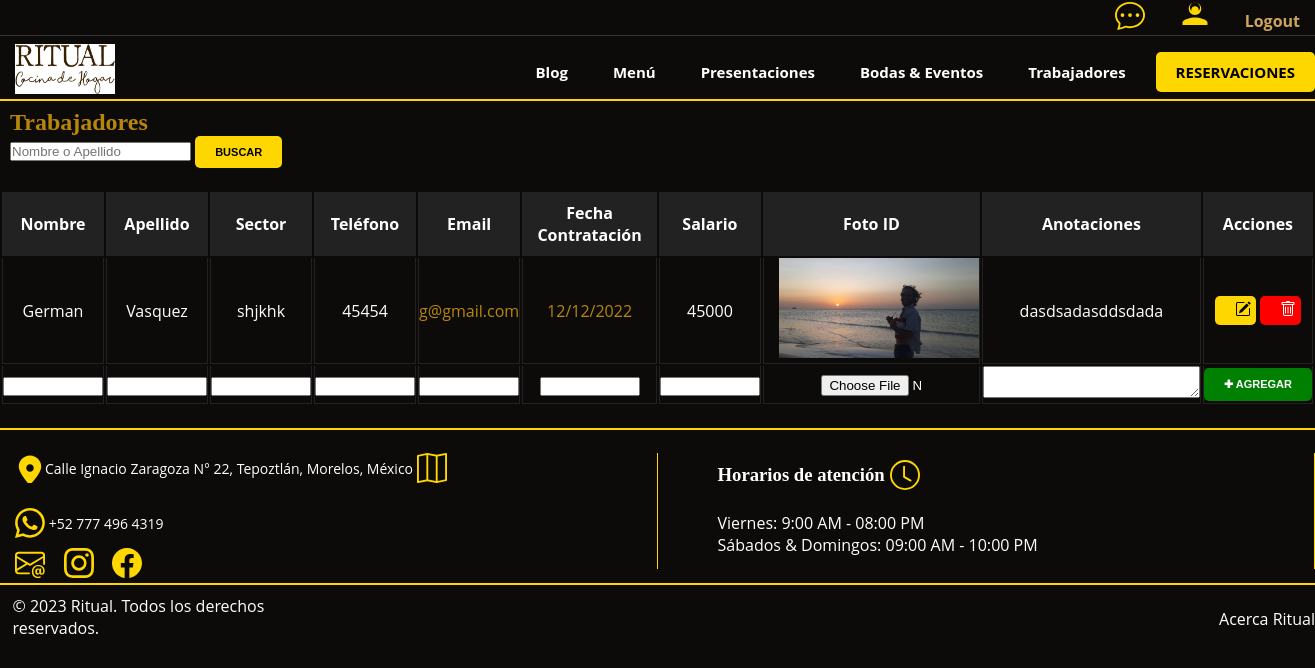
The page /trabajadores/ (signed in) on the database as committed earlier.
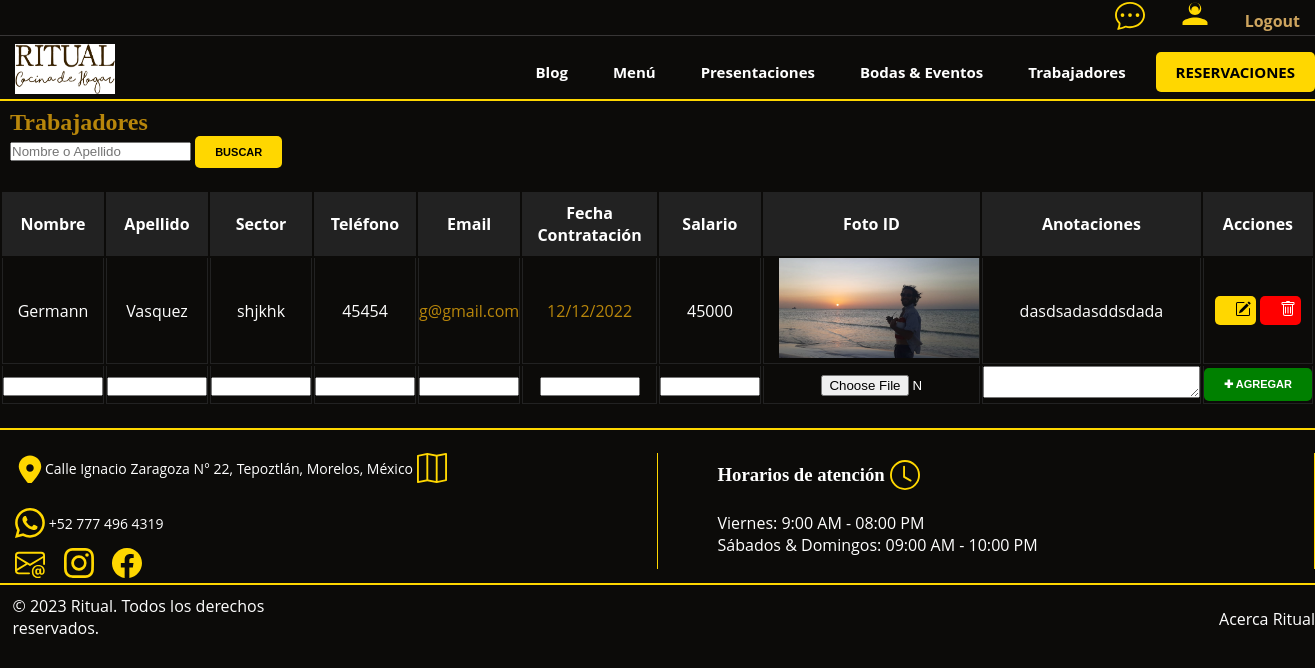
The same page on the database as committed later.
### AppRitual/models.py (models this page shows, shortened)
class Trabajadore(models.Model):
    nombre = models.CharField(max_length=40)
    apellido = models.CharField(max_length=40)
    sector = models.CharField(max_length=20)
    telefono = models.CharField(max_length=10, verbose_name="Teléfono")
    email = models.EmailField()
    fechaContratacion = models.DateField(verbose_name="Fecha Contratación")
    salario = models.IntegerField()
    foto_id = models.ImageField(upload_to='fotos_id', blank=True) # Campo no obligatorio para agilizar el proceso, ya que es una app de prueba. (La foto todavía no se visualiza)
    anotaciones = models.TextField(blank=True, verbose_name="Anotaciones (opcionales)")

### AppRitual/views.py (the view)
# urls.py: path('trabajadores/', trabajadores, name='trabajadores'),
@login_required()
def trabajadores(request):
    Trabajadores = Trabajadore.objects.all()
    miTrabajador = trabajadorFormularios()
    if request.GET:
        nombre = request.GET["nombre"]
        Trabajadores = Trabajadore.objects.filter(nombre__icontains=nombre)
        if not Trabajadores:
            Trabajadores = Trabajadore.objects.filter(apellido__icontains=nombre)
    return render(request, "trabajadores.html", {"Trabajadores": Trabajadores, "miTrabajador": miTrabajador})

### AppRitual/forms.py
class trabajadorFormularios(forms.ModelForm):
    class Meta:
        model = Trabajadore
        fields = '__all__'
        widgets = {
            'nombre': forms.TextInput(attrs={'class': 'formInput'}),
            'apellido': forms.TextInput(attrs={'class': 'formInput'}),
            'sector': forms.TextInput(attrs={'class': 'formInput'}),
            'telefono': forms.TextInput(attrs={'class': 'formInput'}),
            'email': forms.EmailInput(attrs={'class': 'formInput'}),
            'fechaContratacion': forms.DateInput(attrs={'class': 'formInput'}),
            'salario': forms.NumberInput(attrs={'class': 'formInput'}),
            'foto_id': forms.FileInput(attrs={'class': 'formInput'}),
            'anotaciones': forms.Textarea(attrs={'rows': 2, 'cols': 25}),
        }

### AppRitual/templates/trabajadores.html (shortened to what this page needs)
<!DOCTYPE html>
<html lang="en">
<head>
    {% extends "AppRitual/templatePadre.html" %}
    {% load static %}
    {% block getTrabajadores %}
        <div style="margin-left: 10px;">
        <h1 style="color: #b8860b;">Trabajadores</h1>
            <form action="" method="GET">
                <input placeholder="Nombre o Apellido" type="text" name="nombre" id="nombre" required>
                <input type="submit" value="Buscar" style="background-color: #ffd700; color: black; padding: 10px 20px; border-radius: 5px; font-size: 11px; font-weight: bold; text-transform: uppercase; border: none; cursor: pointer;">
            </form>
            <br>
        </div>
        <table id="tableTrabajadores">
            <thead id="tituloTablaTrabajadores">
                <th>Nombre</th>
                <th>Apellido</th>
                <th>Sector</th>
                <th>Teléfono</th>
                <th>Email</th>
                <th>Fecha Contratación</th>
                <th>Salario</th>
                <th>Foto ID</th>
                <th>Anotaciones</th>
                <th>Acciones</th>
            </thead>
            {% for trabajador in Trabajadores %}
                <tr>
                    <td>{{ trabajador.nombre }}</td>
                    <td>{{ trabajador.apellido }}</td>
                    <td>{{ trabajador.sector}}</td>
                    <td>{{ trabajador.telefono}}</td>
                    <td><span style="color: #b8860b;">{{ trabajador.email }}</span></td>
                    <td><span style="color: #b8860b;">{{ trabajador.fechaContratacion|date:"d/m/Y" }}</span></td>
                    <td>{{ trabajador.salario }}</td>
                    <td>
                      <a href="{{ trabajador.foto_id.url }}" target="_blank">
                        <img src="{{ trabajador.foto_id.url }}" alt="{{ trabajador.nombre }} ID" style="width:200px; height: 100px; object-fit: cover; cursor:pointer;">
                      </a>
                    </td>
                    <td>{{ trabajador.anotaciones }}</td>
                    <td>
                        {% if request.user.is_superuser %}
                            <button style="background-color: #ffd700; padding: 5px 5px; border-radius: 5px; border: none;"><a href="{% url 'editarTrabajadores' trabajador.id %}" style=></a></button>
                            <button style="background-color: red; padding: 5px 5px; border-radius: 5px; border: none;"><a href="{% url 'deleteTrabajadores' trabajador.id %}"></a></button>
                        {% endif %}
                    </td>
                </tr>
            {% endfor %}
            <tr>
            <form action="{% url 'setTrabajadores' %}" method="POST" enctype="multipart/form-data">
                {% for field in miTrabajador %}
                    <td>{{field}}</td>
                {% endfor %}
                <td>
                    {% if request.user.is_superuser %}
                        <input type="submit" value="✚ Agregar" style="background-color: green; color: white; padding: 10px 20px; border-radius: 5px; font-size: 11px; font-weight: bold; text-transform: uppercase; border: none; cursor: pointer;">
                    {% else %}
                        <span style="color: gray;">✚ Agregar (solo superusuarios)</span>
                    {% endif %}
                </td>
            </form>
        </tr>
        </table>
        <br>
    {% endblock %}

Rows that differ between the two databases and show on the page:
changed Trabajadore "Vasquez": nombre "German" → "Germann"
